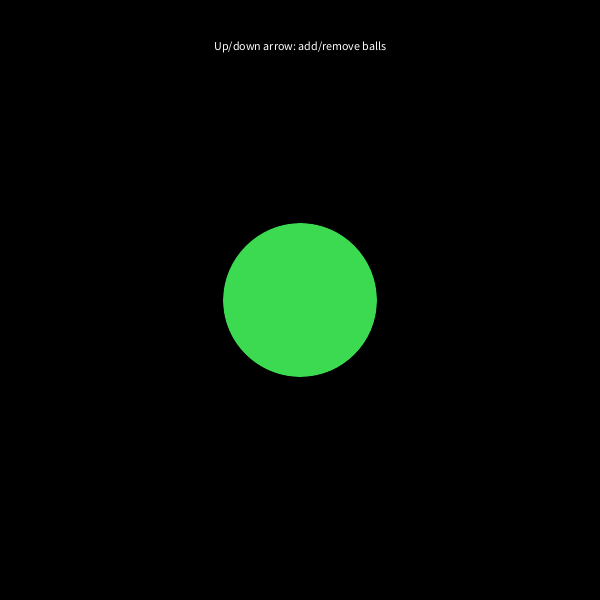
Frame 1 (no input)
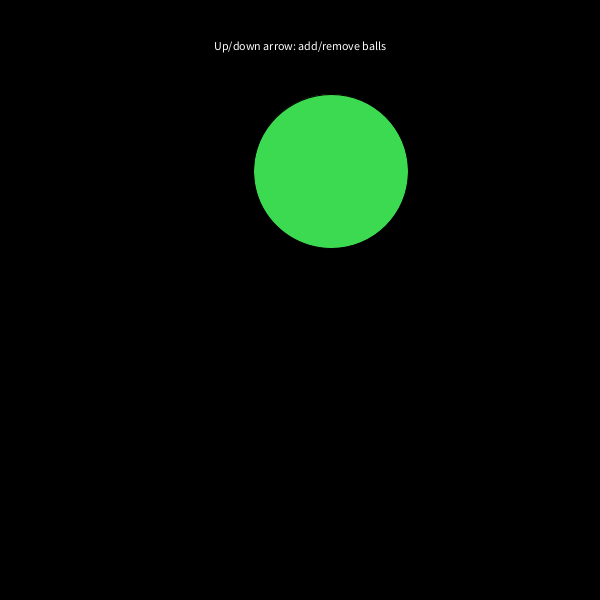
Frame 60 (the mouse pressed at the canvas centre just before this capture)
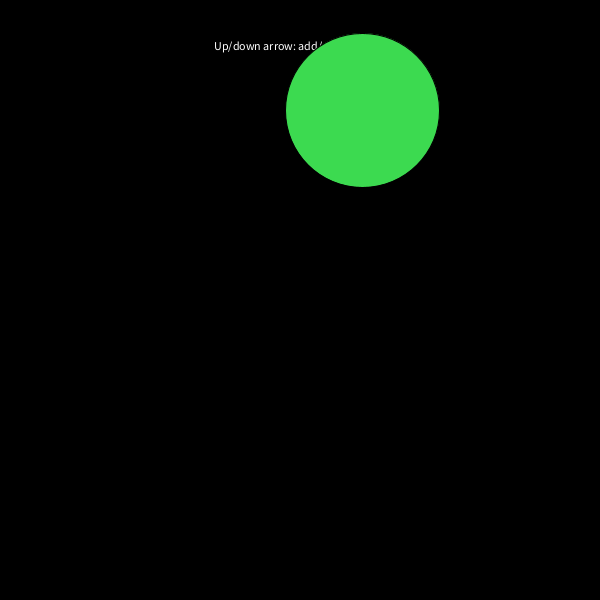
Frame 120 (the mouse held since frame 60 and released just before this capture)

The Processing sketch that drew these frames (run headless with seeded random() and noise(); from frame 60 on, the mouse is pressed at the canvas centre):

// Processing sketch: hello_objects_arraylist
// ── hello_objects_arraylist.pde
//
// hello_objects_arraylist
//
// Darren Kessner
// Marlborough School
//


// declare and create the ArrayList of Ball objects

ArrayList<Ball> balls = new ArrayList<Ball>();


void setup()
{
    size(600, 600);

    balls.add(new Ball()); // start with a single ball
}


void draw()
{
    background(0);

    if (millis() < 5000)
    {
        textAlign(CENTER);
        fill(255);
        text("Up/down arrow: add/remove balls", width/2, 50);
    }

    // iterate through the list of balls, calling display() for each ball

    for (Ball ball : balls)
        ball.display();
}


void keyPressed()
{
    if (keyCode == UP)
    {
        balls.add(new Ball());
    }
    else if (keyCode == DOWN)
    {
        if (balls.size() > 0)
            balls.remove(0);
    }
}


class Ball
{
    // member variables

    float x;
    float y;
    float vx;
    float vy;
    float r;
    int c;

    // member functions (methods)

    Ball() // constructor function: called via "new Ball()"
    {
        // pick random position, velocity, radius, and color

        this.x = width/2;
        this.y = height/2;
        this.vx = random(-4, 3);
        this.vy = random(-4, 3); 
        this.r = random(20, 80);
        this.c = color(random(255), random(255), random(255));
    }

    void display()
    {
        // draw the circle

        fill(c);
        ellipse(x, y, r*2, r*2);

        // update position

        x += vx;
        y += vy;

        // bounce off walls

        if (x<r || x>width-r)
            vx = -vx;

        if (y<r || y>height-r)
            vy = -vy;
    }
}
